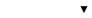
<?xml version="1.0" encoding="UTF-8"?>
<ui version="4.0">
 <class>EncryptedAreaPlugin</class>
 <widget class="QWidget" name="EncryptedAreaPlugin">
  <property name="geometry">
   <rect>
    <x>0</x>
    <y>0</y>
    <width>92</width>
    <height>18</height>
   </rect>
  </property>
  <property name="sizePolicy">
   <sizepolicy hsizetype="Minimum" vsizetype="Minimum">
    <horstretch>0</horstretch>
    <verstretch>0</verstretch>
   </sizepolicy>
  </property>
  <property name="minimumSize">
   <size>
    <width>85</width>
    <height>18</height>
   </size>
  </property>
  <property name="maximumSize">
   <size>
    <width>92</width>
    <height>18</height>
   </size>
  </property>
  <property name="cursor">
   <cursorShape>ArrowCursor</cursorShape>
  </property>
  <property name="windowTitle">
   <string>Form</string>
  </property>
  <property name="styleSheet">
   <string notr="true">QWidget#EncryptedAreaPlugin {
background-color: rgb(255, 255, 255);
}</string>
  </property>
  <property name="locale">
   <locale language="English" country="UnitedStates"/>
  </property>
  <layout class="QHBoxLayout" name="horizontalLayout">
   <property name="spacing">
    <number>0</number>
   </property>
   <property name="sizeConstraint">
    <enum>QLayout::SetMinimumSize</enum>
   </property>
   <property name="leftMargin">
    <number>0</number>
   </property>
   <property name="topMargin">
    <number>0</number>
   </property>
   <property name="rightMargin">
    <number>0</number>
   </property>
   <property name="bottomMargin">
    <number>0</number>
   </property>
   <item>
    <widget class="QPushButton" name="iconPushButton">
     <property name="sizePolicy">
      <sizepolicy hsizetype="Fixed" vsizetype="Fixed">
       <horstretch>0</horstretch>
       <verstretch>0</verstretch>
      </sizepolicy>
     </property>
     <property name="minimumSize">
      <size>
       <width>16</width>
       <height>16</height>
      </size>
     </property>
     <property name="maximumSize">
      <size>
       <width>16</width>
       <height>16</height>
      </size>
     </property>
     <property name="text">
      <string notr="true"/>
     </property>
     <property name="icon">
      <iconset resource="images/icons/encrypted_area_icons/encrypted_area_icons.qrc">
       <normaloff>:/encrypted_area_icons/lock/png/lock-16x16.png</normaloff>:/encrypted_area_icons/lock/png/lock-16x16.png</iconset>
     </property>
     <property name="iconSize">
      <size>
       <width>16</width>
       <height>16</height>
      </size>
     </property>
     <property name="flat">
      <bool>true</bool>
     </property>
    </widget>
   </item>
   <item>
    <widget class="QLabel" name="circlesLabel">
     <property name="sizePolicy">
      <sizepolicy hsizetype="Fixed" vsizetype="Fixed">
       <horstretch>0</horstretch>
       <verstretch>0</verstretch>
      </sizepolicy>
     </property>
     <property name="minimumSize">
      <size>
       <width>60</width>
       <height>16</height>
      </size>
     </property>
     <property name="maximumSize">
      <size>
       <width>60</width>
       <height>16</height>
      </size>
     </property>
     <property name="pixmap">
      <pixmap resource="images/icons/encrypted_area_icons/encrypted_area_icons.qrc">:/encrypted_area_icons/en-crypt/en-crypt-no-lock.png</pixmap>
     </property>
     <property name="alignment">
      <set>Qt::AlignCenter</set>
     </property>
     <property name="textInteractionFlags">
      <set>Qt::NoTextInteraction</set>
     </property>
    </widget>
   </item>
   <item>
    <widget class="QToolButton" name="toolButton">
     <property name="minimumSize">
      <size>
       <width>16</width>
       <height>16</height>
      </size>
     </property>
     <property name="maximumSize">
      <size>
       <width>16</width>
       <height>16</height>
      </size>
     </property>
     <property name="text">
      <string notr="true">▼</string>
     </property>
     <property name="popupMode">
      <enum>QToolButton::InstantPopup</enum>
     </property>
     <property name="toolButtonStyle">
      <enum>Qt::ToolButtonTextOnly</enum>
     </property>
     <property name="autoRaise">
      <bool>true</bool>
     </property>
     <property name="arrowType">
      <enum>Qt::NoArrow</enum>
     </property>
    </widget>
   </item>
  </layout>
 </widget>
 <resources>
  <include location="images/icons/encrypted_area_icons/encrypted_area_icons.qrc"/>
 </resources>
 <connections/>
</ui>
